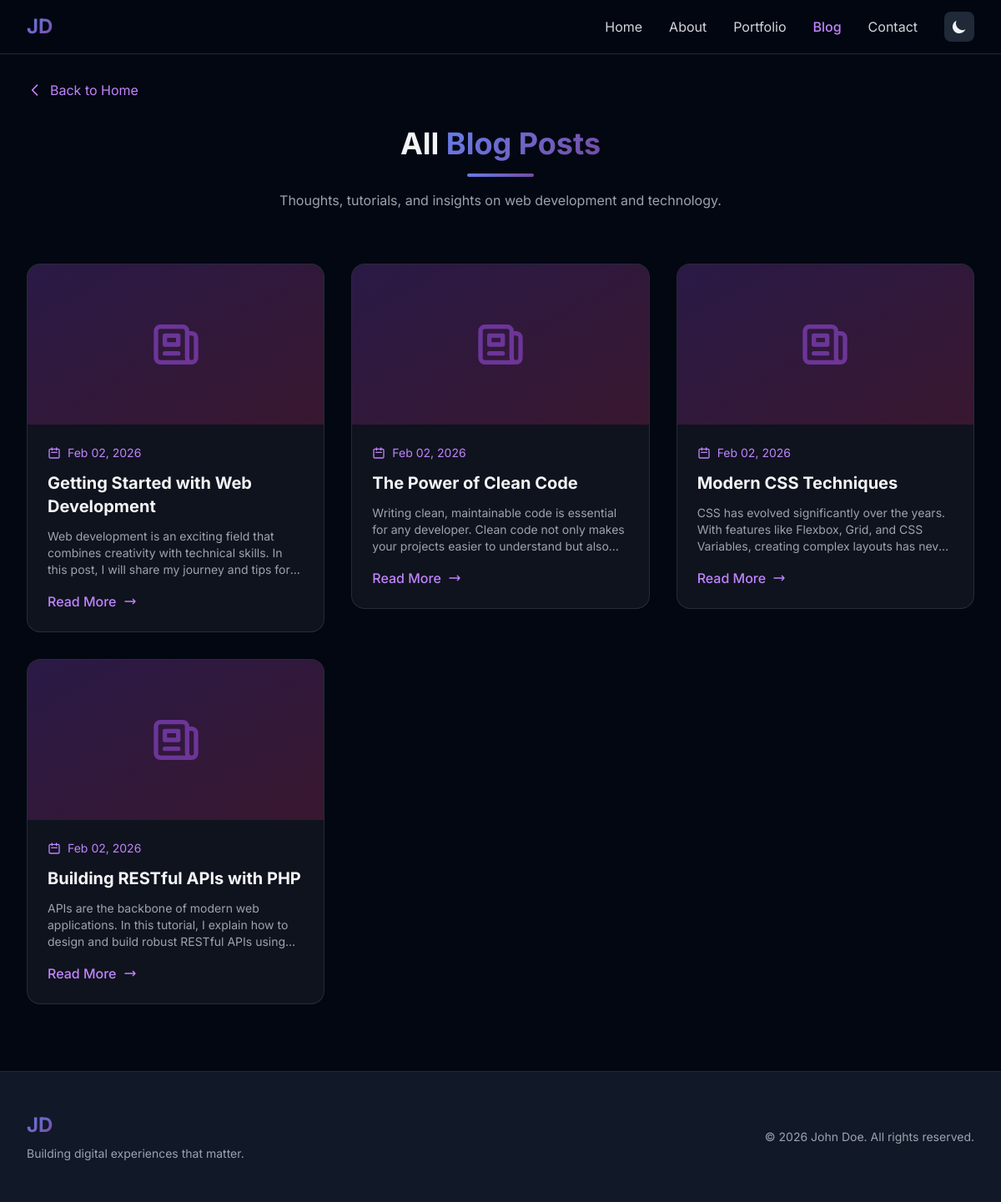
/blogs.php, run on the app's committed database.
### tables this page shows
CREATE TABLE IF NOT EXISTS blogs (
    id INT AUTO_INCREMENT PRIMARY KEY,
    title VARCHAR(255) NOT NULL,
    content TEXT,
    image_url VARCHAR(500),
    created_at TIMESTAMP DEFAULT CURRENT_TIMESTAMP
);

### db.php (called while the page is built, shortened)
<?php
class Database {
    private static ?Database $instance = null;
    private ?PDO $connection = null;
    private string $host = 'localhost';
    private string $dbname = 'portfolio_db';
    private string $username = 'root';
    private string $password = '';
    private string $charset = 'utf8mb4';
    public static function getInstance(): Database {
        if (self::$instance === null) {
            self::$instance = new Database();
        }
        return self::$instance;
    }
    private function connect(): void {
        try {
            $dsn = "mysql:host={$this->host};dbname={$this->dbname};charset={$this->charset}";
            $options = [
                PDO::ATTR_ERRMODE => PDO::ERRMODE_EXCEPTION,
                PDO::ATTR_DEFAULT_FETCH_MODE => PDO::FETCH_ASSOC,
                PDO::ATTR_EMULATE_PREPARES => false,
            ];
            $this->connection = new PDO($dsn, $this->username, $this->password, $options);
        } catch (PDOException $e) {
            error_log("Database connection failed: " . $e->getMessage());
            throw new Exception("Database connection failed. Please try again later.");
        }
    }
    public function getBlogs(?int $limit = null): array {
        try {
            $sql = "SELECT * FROM blogs ORDER BY created_at DESC";
            $stmt = $this->connection->query($sql);
            return $stmt->fetchAll();
        } catch (PDOException $e) {
            error_log("Error fetching blogs: " . $e->getMessage());
            return [];
        }
    }
}

### blogs.php (the view, shortened to what this page needs)
<?php
require_once 'db.php';
try {
    $db = Database::getInstance();
    $blogs = $db->getBlogs();
} catch (Exception $e) {
    $blogs = [];
}
?>
<!DOCTYPE html>
<html lang="en" class="dark scroll-smooth">
<head>
    <script src="https://cdn.tailwindcss.com"></script>
</head>
<body class="bg-gray-50 dark:bg-gray-950 text-gray-900 dark:text-gray-100 font-sans transition-colors duration-300">
    <nav class="fixed top-0 left-0 right-0 z-50 bg-white/80 dark:bg-gray-950/80 backdrop-blur-lg border-b border-gray-200 dark:border-gray-800">
        <div class="max-w-7xl mx-auto px-4 sm:px-6 lg:px-8">
            <div class="flex items-center justify-between h-16">
                <a href="index.php" class="text-2xl font-bold gradient-text">JD</a>
                <div class="hidden md:flex items-center space-x-8">
                    <a href="index.php#home" class="text-gray-600 dark:text-gray-300 hover:text-purple-600 dark:hover:text-purple-400 transition-colors">Home</a>
                    <a href="index.php#about" class="text-gray-600 dark:text-gray-300 hover:text-purple-600 dark:hover:text-purple-400 transition-colors">About</a>
                    <a href="index.php#portfolio" class="text-gray-600 dark:text-gray-300 hover:text-purple-600 dark:hover:text-purple-400 transition-colors">Portfolio</a>
                    <a href="index.php#blog" class="text-purple-600 dark:text-purple-400 font-medium">Blog</a>
                    <a href="index.php#contact" class="text-gray-600 dark:text-gray-300 hover:text-purple-600 dark:hover:text-purple-400 transition-colors">Contact</a>
                    <button id="theme-toggle" class="p-2 rounded-lg bg-gray-100 dark:bg-gray-800 hover:bg-gray-200 dark:hover:bg-gray-700 transition-colors">
                        <svg class="w-5 h-5 moon-icon" fill="currentColor" viewBox="0 0 20 20">
                            <path d="M17.293 13.293A8 8 0 016.707 2.707a8.001 8.001 0 1010.586 10.586z"/>
                        </svg>
                    </button>
                </div>
            </div>
        </div>
    </nav>
    <section class="pt-24 pb-20">
        <div class="max-w-7xl mx-auto px-4 sm:px-6 lg:px-8">
            <a href="index.php#blog" class="inline-flex items-center gap-2 text-purple-600 dark:text-purple-400 hover:gap-3 transition-all mb-8">
                <svg class="w-5 h-5" fill="none" stroke="currentColor" viewBox="0 0 24 24">
                    <path stroke-linecap="round" stroke-linejoin="round" stroke-width="2" d="M15 19l-7-7 7-7"/>
                </svg>
                Back to Home
            </a>
            <div class="text-center mb-16 animate-fade-in">
                <h1 class="text-3xl sm:text-4xl font-bold mb-4">All <span class="gradient-text">Blog Posts</span></h1>
                <div class="w-20 h-1 gradient-bg mx-auto rounded-full"></div>
                <p class="text-gray-600 dark:text-gray-400 mt-4 max-w-2xl mx-auto">
                    Thoughts, tutorials, and insights on web development and technology.
                </p>
            </div>
            <div class="grid sm:grid-cols-2 lg:grid-cols-3 gap-8">
                <?php if (!empty($blogs)): ?>
                    <?php foreach ($blogs as $index => $blog): ?>
                    <div class="animate-fade-in" style="animation-delay: <?= $index * 0.1 ?>s;">
                        <a href="blog.php?id=<?= $blog['id'] ?>" class="block group">
                            <article class="glass-card rounded-2xl overflow-hidden hover:scale-[1.02] transition-all duration-300">
                                <?php if (!empty($blog['image_url'])): ?>
                                <div class="h-48 overflow-hidden">
                                    <img src="<?= htmlspecialchars($blog['image_url']) ?>"
                                         alt="<?= htmlspecialchars($blog['title']) ?>"
                                         class="w-full h-full object-cover group-hover:scale-110 transition-transform duration-500">
                                </div>
                                <?php else: ?>
                                <div class="h-48 bg-gradient-to-br from-purple-600/20 to-pink-600/20 flex items-center justify-center">
                                    <svg class="w-16 h-16 text-purple-500/50" fill="none" stroke="currentColor" viewBox="0 0 24 24">
                                        <path stroke-linecap="round" stroke-linejoin="round" stroke-width="2" d="M19 20H5a2 2 0 01-2-2V6a2 2 0 012-2h10a2 2 0 012 2v1m2 13a2 2 0 01-2-2V7m2 13a2 2 0 002-2V9a2 2 0 00-2-2h-2m-4-3H9M7 16h6M7 8h6v4H7V8z"/>
                                    </svg>
                                </div>
                                <?php endif; ?>
                                <div class="p-6">
                                    <div class="flex items-center gap-2 text-purple-600 dark:text-purple-400 text-sm mb-3">
                                        <svg class="w-4 h-4" fill="none" stroke="currentColor" viewBox="0 0 24 24">
                                            <path stroke-linecap="round" stroke-linejoin="round" stroke-width="2" d="M8 7V3m8 4V3m-9 8h10M5 21h14a2 2 0 002-2V7a2 2 0 00-2-2H5a2 2 0 00-2 2v12a2 2 0 002 2z"/>
                                        </svg>
                                        <?= date('M d, Y', strtotime($blog['created_at'])) ?>
                                    </div>
                                    <h3 class="text-xl font-bold mb-3 group-hover:text-purple-600 dark:group-hover:text-purple-400 transition-colors">
                                        <?= htmlspecialchars($blog['title']) ?>
                                    </h3>
                                    <p class="text-gray-600 dark:text-gray-400 text-sm line-clamp-3">
                                        <?= htmlspecialchars(substr($blog['content'], 0, 150)) ?>...
                                    </p>
                                    <span class="inline-flex items-center gap-2 text-purple-600 dark:text-purple-400 font-medium mt-4 group-hover:gap-3 transition-all">
                                        Read More
                                        <svg class="w-4 h-4" fill="none" stroke="currentColor" viewBox="0 0 24 24">
                                            <path stroke-linecap="round" stroke-linejoin="round" stroke-width="2" d="M17 8l4 4m0 0l-4 4m4-4H3"/>
                                        </svg>
                                    </span>
                                </div>
                            </article>
                        </a>
                    </div>
                    <?php endforeach; ?>
                <?php endif; ?>
            </div>
        </div>
    </section>
    <footer class="py-12 bg-gray-100 dark:bg-gray-900 border-t border-gray-200 dark:border-gray-800">
        <div class="max-w-7xl mx-auto px-4 sm:px-6 lg:px-8">
            <div class="flex flex-col md:flex-row items-center justify-between gap-6">
                <div class="text-center md:text-left">
                    <a href="index.php" class="text-2xl font-bold gradient-text">JD</a>
                    <p class="text-gray-600 dark:text-gray-400 mt-2 text-sm">
                        Building digital experiences that matter.
                    </p>
                </div>
                <div class="text-center md:text-right text-gray-600 dark:text-gray-400 text-sm">
                    <p>&copy; <?= date('Y') ?> John Doe. All rights reserved.</p>
                </div>
            </div>
        </div>
    </footer>
</body>
</html>

### blogs.php (style rules this page uses)
.gradient-text { background: linear-gradient(135deg, #667eea 0%, #764ba2 100%); -webkit-background-clip: text; -webkit-text-fill-color: transparent; background-clip: text; }
.gradient-bg { background: linear-gradient(135deg, #667eea 0%, #764ba2 100%); }
.glass-card { background: rgba(255, 255, 255, 0.05); backdrop-filter: blur(10px); border: 1px solid rgba(255, 255, 255, 0.1); }

### data on the page
blogs: created_at "Feb 02, 2026", title "Getting Started with Web Development", content "Web development is an exciting field that combines creativity with technical skills. In this post, I will share my journey and tips…"
blogs: created_at "Feb 02, 2026", title "The Power of Clean Code", content "Writing clean, maintainable code is essential for any developer. Clean code not only makes your projects easier to understand but…"
blogs: created_at "Feb 02, 2026", title "Modern CSS Techniques", content "CSS has evolved significantly over the years. With features like Flexbox, Grid, and CSS Variables, creating complex layouts has…"
blogs: created_at "Feb 02, 2026", title "Building RESTful APIs with PHP", content "APIs are the backbone of modern web applications. In this tutorial, I explain how to design and build robust RESTful APIs…"
